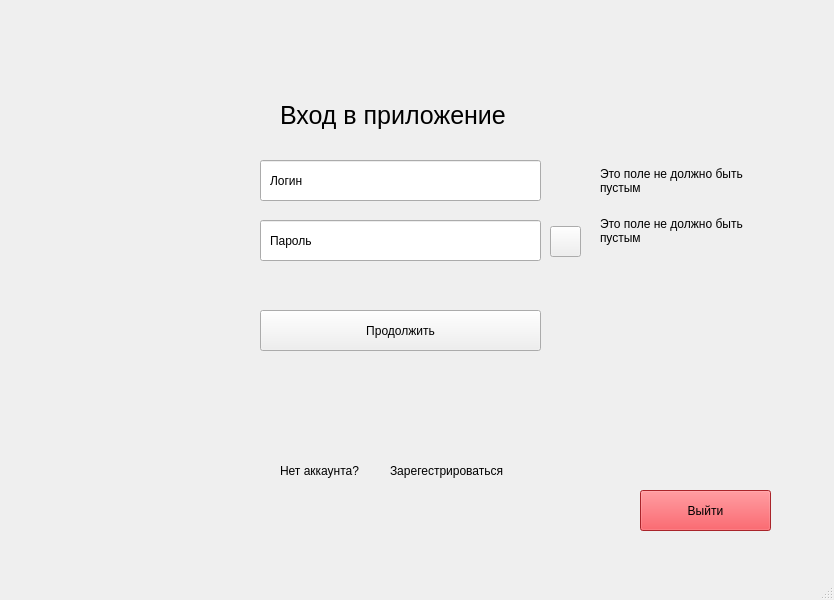
<?xml version="1.0" encoding="UTF-8"?>
<ui version="4.0">
 <class>MainWindow</class>
 <widget class="QMainWindow" name="MainWindow">
  <property name="geometry">
   <rect>
    <x>0</x>
    <y>0</y>
    <width>834</width>
    <height>600</height>
   </rect>
  </property>
  <property name="windowTitle">
   <string>MainWindow</string>
  </property>
  <property name="styleSheet">
   <string notr="true"/>
  </property>
  <widget class="QWidget" name="centralwidget">
   <widget class="QLabel" name="label">
    <property name="geometry">
     <rect>
      <x>280</x>
      <y>100</y>
      <width>231</width>
      <height>31</height>
     </rect>
    </property>
    <property name="font">
     <font>
      <pointsize>19</pointsize>
      <bold>false</bold>
     </font>
    </property>
    <property name="text">
     <string>Вход в приложение</string>
    </property>
   </widget>
   <widget class="QLineEdit" name="Login_line">
    <property name="geometry">
     <rect>
      <x>260</x>
      <y>160</y>
      <width>281</width>
      <height>41</height>
     </rect>
    </property>
    <property name="font">
     <font>
      <pointsize>13</pointsize>
     </font>
    </property>
    <property name="styleSheet">
     <string notr="true"/>
    </property>
   </widget>
   <widget class="QPushButton" name="Enter_button">
    <property name="geometry">
     <rect>
      <x>260</x>
      <y>310</y>
      <width>281</width>
      <height>41</height>
     </rect>
    </property>
    <property name="styleSheet">
     <string notr="true"/>
    </property>
    <property name="text">
     <string>Продолжить</string>
    </property>
   </widget>
   <widget class="QLabel" name="Login_label">
    <property name="geometry">
     <rect>
      <x>270</x>
      <y>170</y>
      <width>51</width>
      <height>21</height>
     </rect>
    </property>
    <property name="text">
     <string>Логин</string>
    </property>
   </widget>
   <widget class="QLineEdit" name="Password_line">
    <property name="geometry">
     <rect>
      <x>260</x>
      <y>220</y>
      <width>281</width>
      <height>41</height>
     </rect>
    </property>
    <property name="font">
     <font>
      <pointsize>13</pointsize>
     </font>
    </property>
    <property name="echoMode">
     <enum>QLineEdit::Password</enum>
    </property>
   </widget>
   <widget class="QLabel" name="Password_label">
    <property name="geometry">
     <rect>
      <x>270</x>
      <y>230</y>
      <width>61</width>
      <height>21</height>
     </rect>
    </property>
    <property name="text">
     <string>Пароль</string>
    </property>
   </widget>
   <widget class="QLabel" name="Error_login_line_label">
    <property name="geometry">
     <rect>
      <x>600</x>
      <y>160</y>
      <width>181</width>
      <height>41</height>
     </rect>
    </property>
    <property name="text">
     <string>Это поле не должно быть       пустым</string>
    </property>
    <property name="wordWrap">
     <bool>true</bool>
    </property>
   </widget>
   <widget class="QLabel" name="Error_PassWord_line_label">
    <property name="enabled">
     <bool>true</bool>
    </property>
    <property name="geometry">
     <rect>
      <x>600</x>
      <y>210</y>
      <width>181</width>
      <height>41</height>
     </rect>
    </property>
    <property name="text">
     <string>Это поле не должно быть пустым</string>
    </property>
    <property name="wordWrap">
     <bool>true</bool>
    </property>
   </widget>
   <widget class="QLabel" name="label_2">
    <property name="geometry">
     <rect>
      <x>280</x>
      <y>460</y>
      <width>101</width>
      <height>21</height>
     </rect>
    </property>
    <property name="text">
     <string>Нет аккаунта?</string>
    </property>
   </widget>
   <widget class="QLabel" name="Registration_label">
    <property name="geometry">
     <rect>
      <x>390</x>
      <y>460</y>
      <width>151</width>
      <height>21</height>
     </rect>
    </property>
    <property name="text">
     <string>Зарегестрироваться</string>
    </property>
   </widget>
   <widget class="QPushButton" name="View_PassWord_button">
    <property name="geometry">
     <rect>
      <x>550</x>
      <y>226</y>
      <width>31</width>
      <height>31</height>
     </rect>
    </property>
    <property name="text">
     <string/>
    </property>
   </widget>
   <widget class="QPushButton" name="Leave_button">
    <property name="geometry">
     <rect>
      <x>640</x>
      <y>490</y>
      <width>131</width>
      <height>41</height>
     </rect>
    </property>
    <property name="styleSheet">
     <string notr="true">background-color:rgb(237, 51, 59);
color: black;
</string>
    </property>
    <property name="text">
     <string>Выйти</string>
    </property>
   </widget>
  </widget>
  <widget class="QMenuBar" name="menubar">
   <property name="geometry">
    <rect>
     <x>0</x>
     <y>0</y>
     <width>834</width>
     <height>22</height>
    </rect>
   </property>
  </widget>
  <widget class="QStatusBar" name="statusbar"/>
 </widget>
 <resources/>
 <connections/>
</ui>
